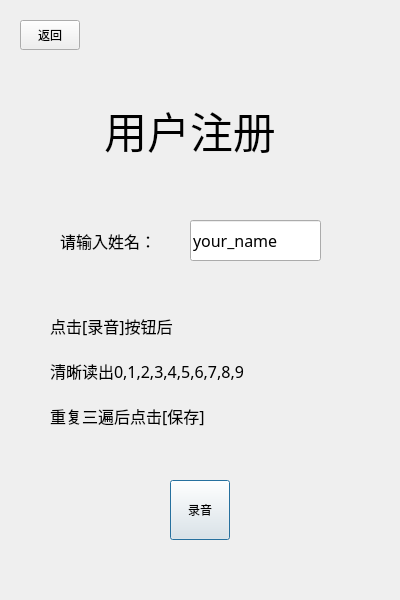
<?xml version="1.0" encoding="UTF-8"?>
<ui version="4.0">
 <class>user_register</class>
 <widget class="QDialog" name="user_register">
  <property name="geometry">
   <rect>
    <x>0</x>
    <y>0</y>
    <width>400</width>
    <height>600</height>
   </rect>
  </property>
  <property name="minimumSize">
   <size>
    <width>400</width>
    <height>600</height>
   </size>
  </property>
  <property name="maximumSize">
   <size>
    <width>400</width>
    <height>600</height>
   </size>
  </property>
  <property name="windowTitle">
   <string>Voiceprint Recognition</string>
  </property>
  <widget class="QLabel" name="register_Label">
   <property name="geometry">
    <rect>
     <x>80</x>
     <y>90</y>
     <width>220</width>
     <height>80</height>
    </rect>
   </property>
   <property name="font">
    <font>
     <family>黑体</family>
     <pointsize>32</pointsize>
     <weight>50</weight>
     <bold>false</bold>
    </font>
   </property>
   <property name="cursor">
    <cursorShape>ArrowCursor</cursorShape>
   </property>
   <property name="text">
    <string>用户注册</string>
   </property>
   <property name="alignment">
    <set>Qt::AlignCenter</set>
   </property>
  </widget>
  <widget class="QLabel" name="name_reminder_label">
   <property name="geometry">
    <rect>
     <x>60</x>
     <y>200</y>
     <width>111</width>
     <height>81</height>
    </rect>
   </property>
   <property name="font">
    <font>
     <family>黑体</family>
     <pointsize>12</pointsize>
     <weight>50</weight>
     <bold>false</bold>
    </font>
   </property>
   <property name="cursor">
    <cursorShape>ArrowCursor</cursorShape>
   </property>
   <property name="text">
    <string>请输入姓名：</string>
   </property>
  </widget>
  <widget class="QLineEdit" name="nameinput_lineedit">
   <property name="geometry">
    <rect>
     <x>190</x>
     <y>220</y>
     <width>131</width>
     <height>41</height>
    </rect>
   </property>
   <property name="font">
    <font>
     <family>黑体</family>
     <pointsize>12</pointsize>
    </font>
   </property>
   <property name="text">
    <string>your_name</string>
   </property>
  </widget>
  <widget class="QLabel" name="record_reminder_label">
   <property name="geometry">
    <rect>
     <x>50</x>
     <y>300</y>
     <width>271</width>
     <height>141</height>
    </rect>
   </property>
   <property name="font">
    <font>
     <family>黑体</family>
     <pointsize>12</pointsize>
     <weight>50</weight>
     <bold>false</bold>
    </font>
   </property>
   <property name="cursor">
    <cursorShape>ArrowCursor</cursorShape>
   </property>
   <property name="text">
    <string>点击[录音]按钮后

清晰读出0,1,2,3,4,5,6,7,8,9

重复三遍后点击[保存]</string>
   </property>
   <property name="wordWrap">
    <bool>true</bool>
   </property>
  </widget>
  <widget class="QPushButton" name="record_pushbutton">
   <property name="geometry">
    <rect>
     <x>170</x>
     <y>480</y>
     <width>60</width>
     <height>60</height>
    </rect>
   </property>
   <property name="text">
    <string>录音</string>
   </property>
  </widget>
  <widget class="QPushButton" name="back_pushbutton">
   <property name="geometry">
    <rect>
     <x>20</x>
     <y>20</y>
     <width>60</width>
     <height>30</height>
    </rect>
   </property>
   <property name="font">
    <font>
     <family>黑体</family>
    </font>
   </property>
   <property name="text">
    <string>返回</string>
   </property>
  </widget>
 </widget>
 <resources/>
 <connections/>
</ui>
